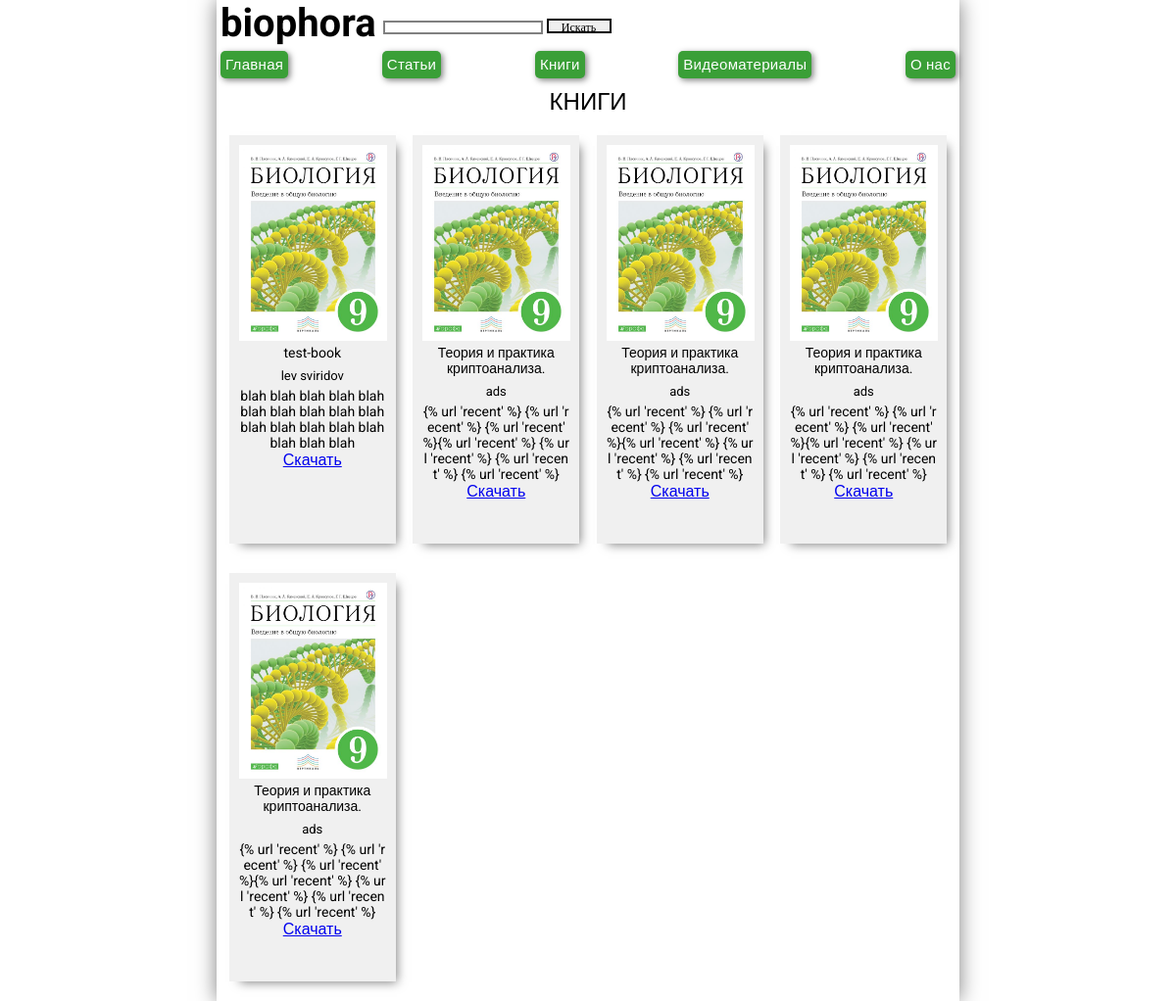
Before: /books_catalog/ with the older database file.
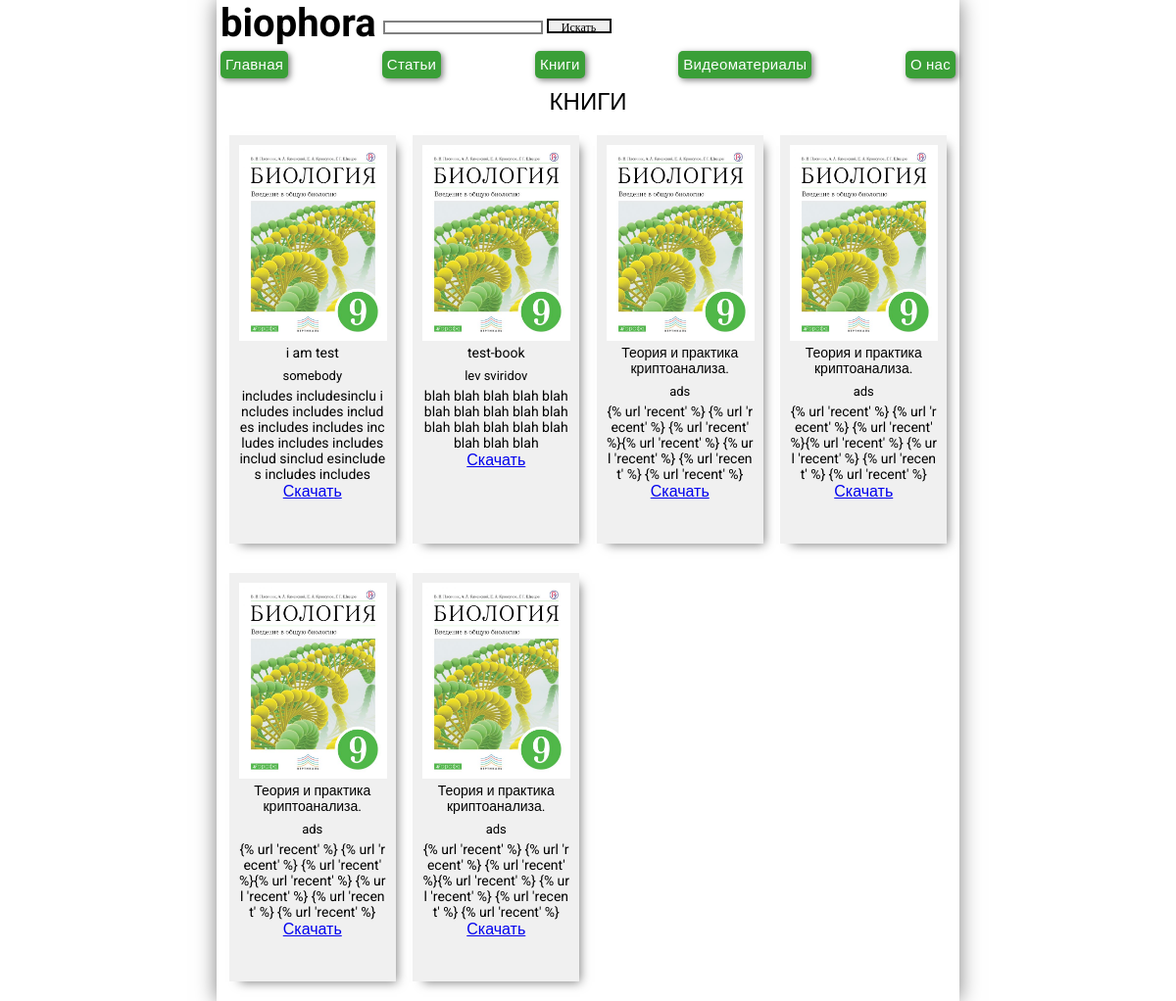
After: the same page with the newer database file.
### articles/models.py (models this page shows, shortened)
class Book(models.Model):
    preview = models.ImageField()
    title = models.CharField(max_length=200)
    author = models.CharField(max_length=200)
    description = models.TextField()
    download_link = models.TextField()
    created_date = models.DateTimeField(default=timezone.now)
    published_date = models.DateTimeField(blank=True, null=True)
    class Meta:
        verbose_name = 'Книги'
        verbose_name_plural = 'Книги'

### articles/views.py (the view)
# urls.py: path('books_catalog/', views.books_catalog, name='books_catalog'),
def books_catalog(request):
    books = Book.objects.order_by('-published_date')
    return render(request, 'books-catalog.html', {'books': books})

### articles/templates/books-catalog.html
{% extends 'base.html' %}
{% block content %}
<h2 class="block-name">КНИГИ</h2>
<div class="books grid">
  {% for book in books %}
    <div class="book-preview" >
      <img src="{{ book.preview.url }}" height="200px">
      <p class="book-title">{{ book.title }}</p>
      <p class="preview-author-name">{{ book.author }}</p>
      <p class="preview-description">{{ book.description }}</p>
      <a href="{{ book.download_link }}">Скачать</a>
    </div>
  {% endfor %}
</div>
{% endblock %}

Changed rows visible on the page:
added Book: preview (picture), title "i am test", author "somebody", description "includes includesinclu includes includes includes includes includes includes includes includes includ sinclud esincludes includes includes"
